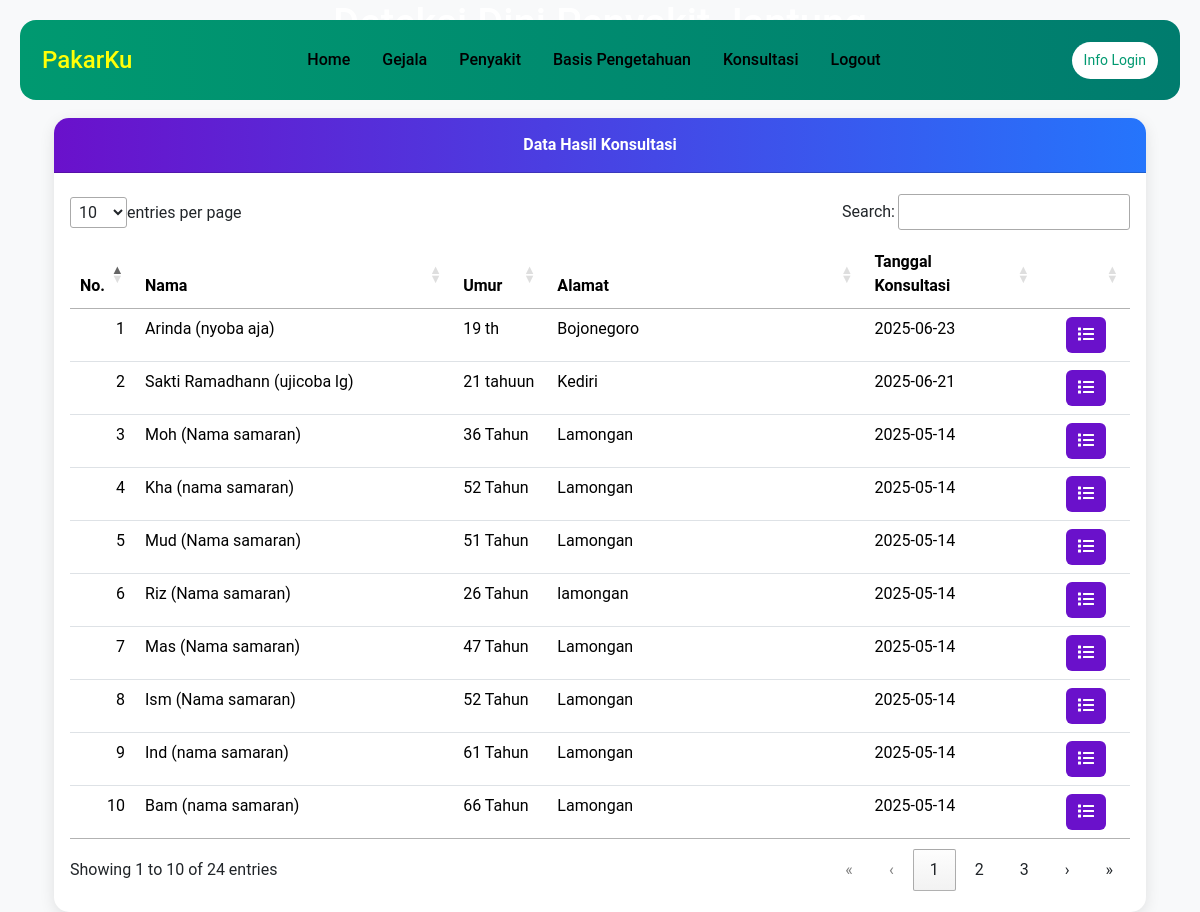
The app's page /index.php?page=konsultasi_admin (signed in) with its own data.
### tables this page shows
CREATE TABLE `konsultasi` (
  `idkonsultasi` int(255) NOT NULL,
  `tanggal` date NOT NULL,
  `nama` varchar(50) NOT NULL,
  `umur` varchar(20) NOT NULL,
  `alamat` varchar(255) NOT NULL
);

### tampil_konsultasi_admin.php (the view, shortened to what this page needs)
<div class="container mt-3">
  <div class="card card-custom">
    <div class="card-header card-header-custom"><strong>Data Hasil Konsultasi</strong></div>
    <div class="card-body">
      <table class="table table-hover" id="myTable">
        <thead>
          <tr>
            <th width="10px">No.</th>
            <th width="400px">Nama</th>
            <th width="100px">Umur</th>
            <th width="400px">Alamat</th>
            <th width="200px">Tanggal Konsultasi</th>
            <th width="100px"></th>
          </tr>
        </thead>
        <tbody>
          <?php
          $no = 1;
          $sql = "SELECT * FROM konsultasi ORDER BY tanggal DESC";
          $result = $conn->query($sql);
          while ($row = $result->fetch_assoc()) {
          ?>
            <tr>
              <td><?php echo $no++; ?></td>
              <td><?php echo $row['nama']; ?></td>
              <td><?php echo $row['umur']; ?></td>
              <td><?php echo $row['alamat']; ?></td>
              <td><?php echo $row['tanggal']; ?></td>
              <td align="center">
                <a class="btn btn-primary" href="?page=konsultasi_admin&action=detail&id=<?php echo $row['idkonsultasi']; ?>">
                  <i class="fas fa-list"></i>
                </a>
              </td>
            </tr>
          <?php
          }
          ?>
        </tbody>
      </table>
    </div>
  </div>
</div>

### assets/css/all.css (style rules this page uses)
.fa-list:before { content:"\f03a" }

### assets/css/style.css (style rules this page uses)
body { font-family: 'Roboto', sans-serif; background-color: #f8f9fa; }
.card-custom { border: none; border-radius: 15px; overflow: hidden; box-shadow: 0 4px 15px rgba(0, 0, 0, 0.1); transition: transform 0.3s; }
.card-header-custom { background-image: linear-gradient(to right, #6a11cb, #2575fc); color: white; padding: 15px; text-align: center; }
.btn-primary { background-color: #6a11cb; border: none; }

### records on screen
konsultasi: nama "Arinda (nyoba aja)", umur "19 th", alamat "Bojonegoro", tanggal "2025-06-23"
konsultasi: nama "Sakti Ramadhann (ujicoba lg)", umur "21 tahuun", alamat "Kediri", tanggal "2025-06-21"
konsultasi: nama "Moh (Nama samaran)", umur "36 Tahun", alamat "Lamongan", tanggal "2025-05-14"
konsultasi: nama "Kha (nama samaran)", umur "52 Tahun", alamat "Lamongan", tanggal "2025-05-14"
konsultasi: nama "Mud (Nama samaran)", umur "51 Tahun", alamat "Lamongan", tanggal "2025-05-14"
konsultasi: nama "Riz (Nama samaran)", umur "26 Tahun", alamat "lamongan", tanggal "2025-05-14"
konsultasi: nama "Mas (Nama samaran)", umur "47 Tahun", alamat "Lamongan", tanggal "2025-05-14"
konsultasi: nama "Ism (Nama samaran)", umur "52 Tahun", alamat "Lamongan", tanggal "2025-05-14"
konsultasi: nama "Ind (nama samaran)", umur "61 Tahun", alamat "Lamongan", tanggal "2025-05-14"
konsultasi: nama "Bam (nama samaran)", umur "66 Tahun", alamat "Lamongan", tanggal "2025-05-14"
